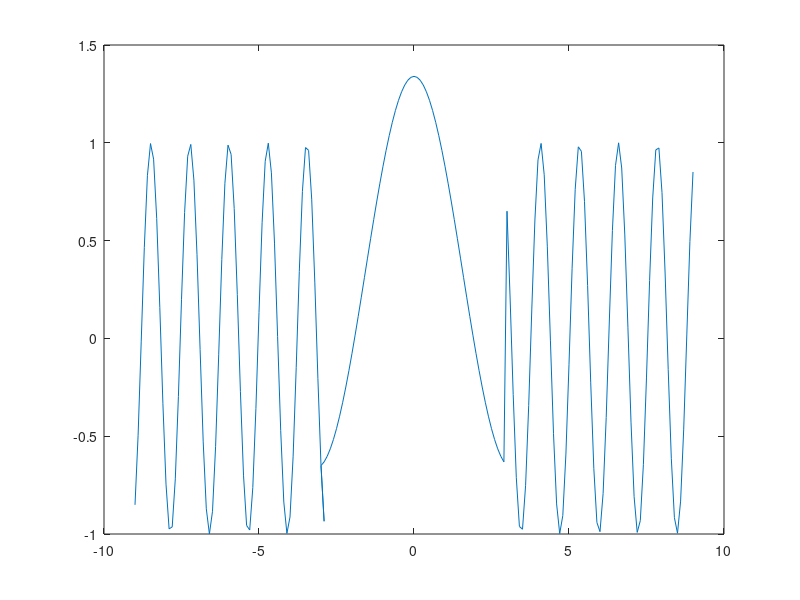
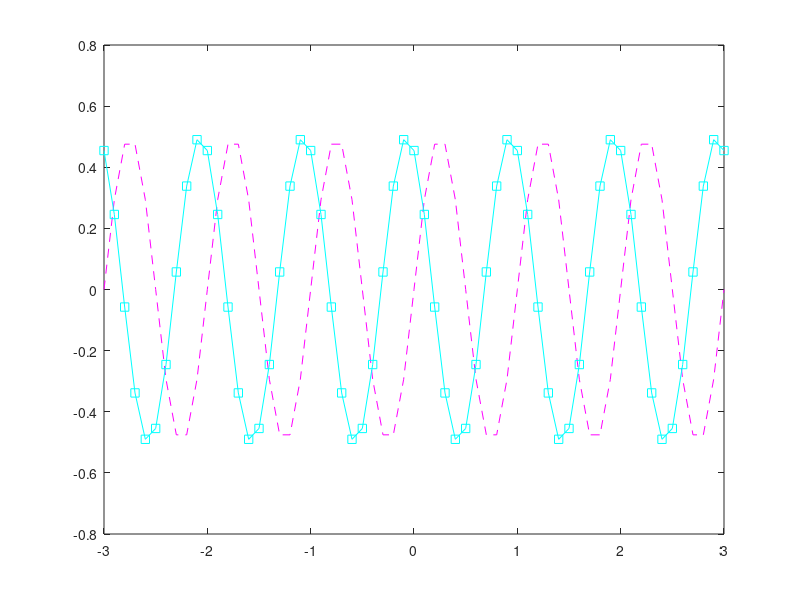

MATLAB code for these plots, in order:
%a
clear
clc
t1=-9:0.1:-3+0.1;
t2=-3:0.1:3-0.1;
t3=3:0.1:9;
y1=sin(5*t1);
y2=cos(t2)-cos(3)-sin(15);
y3=sin(5*t3);
t=[t1 t2 t3];
y=[y1 y2 y3];
figure
plot(t,y)
%b
clear 
clc
t=-3:0.1:3;
f=sin(pi*t).*cos(pi*t);
g=sin(pi*t+1).*cos(pi*t+1);
figure
plot(t,f,'m--',t,g,'cs-')